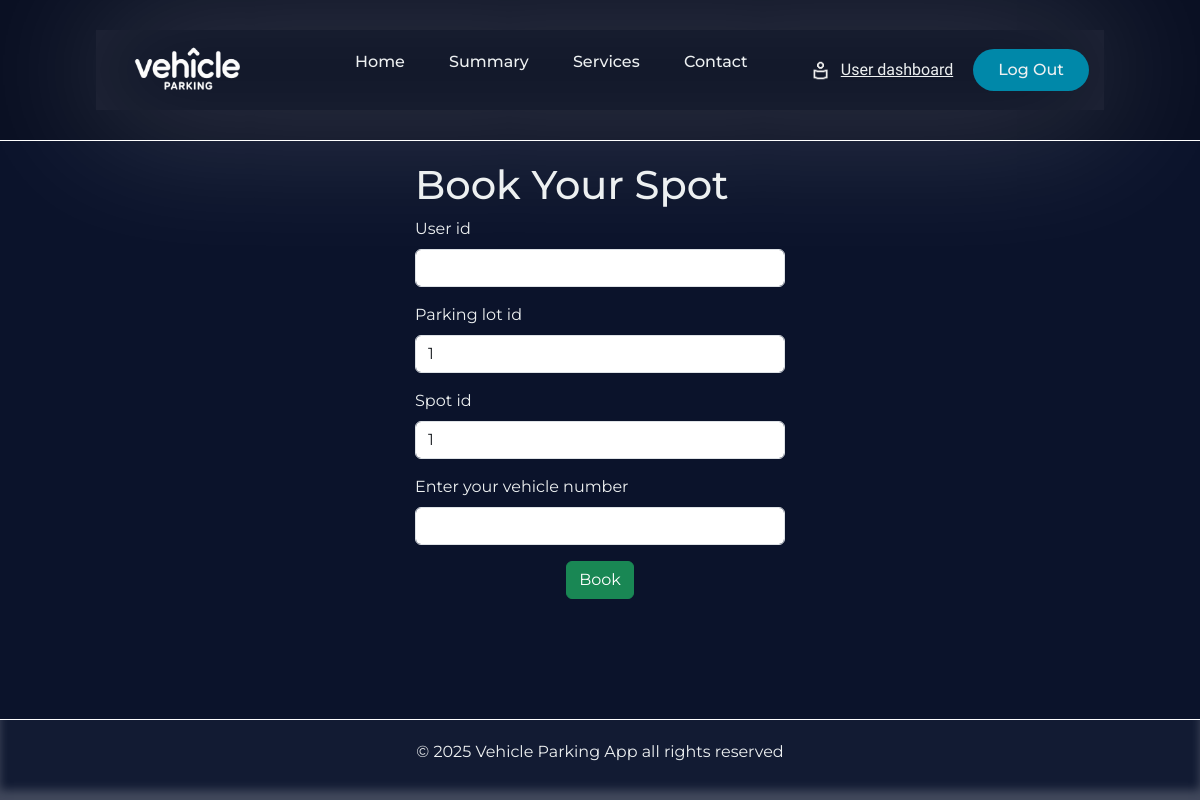
Before: /book-parking-spot/2/1 with the older database file.
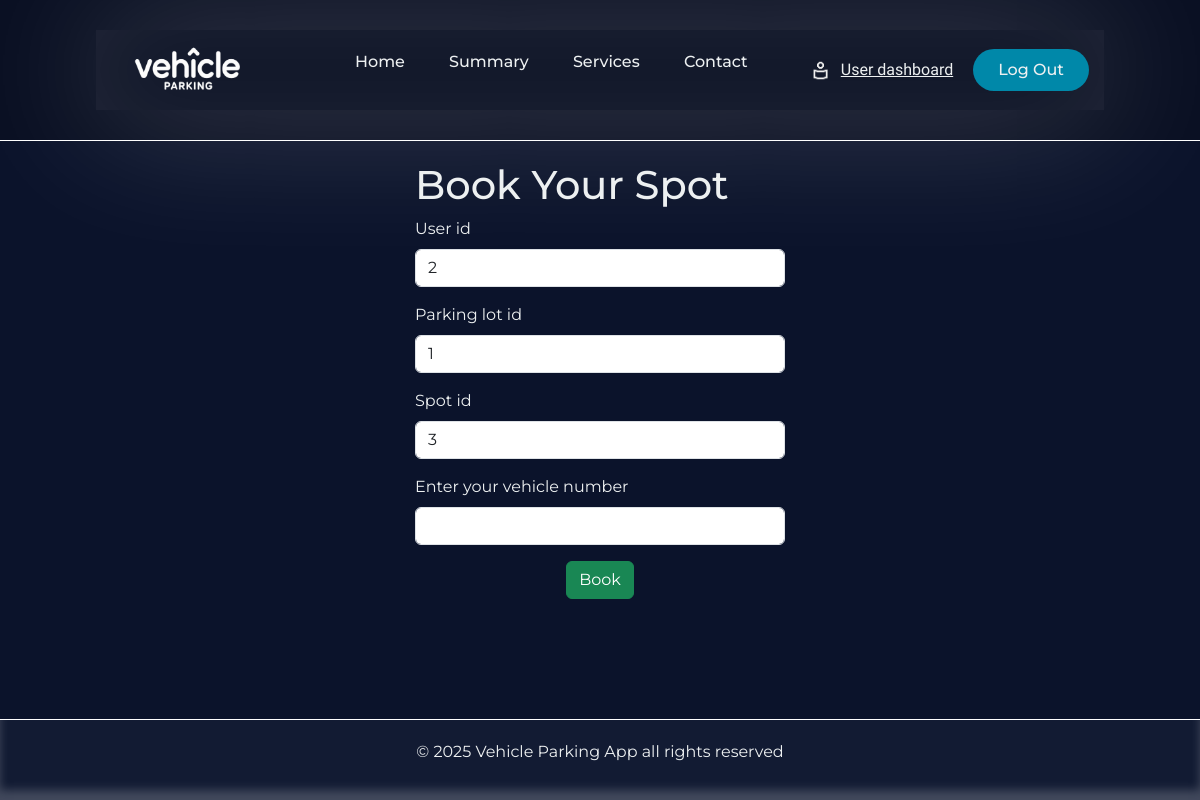
After: the same page with the newer database file.
### Application/models.py (models this page shows)
class Parkingspots(db.Model):
    __tablename__='parking_spots'
    id=db.Column(db.Integer,primary_key=True)
    lot_id=db.Column(db.Integer,db.ForeignKey('parking_lot.id'),nullable=False)
    spot_number=db.Column(db.Integer,nullable=False)
    status=db.Column(db.String(20),default='Available',nullable=False) # A= Available,O=Occupied
    record=db.relationship('Parkingrecords',backref='spot',lazy=True)

class User(db.Model):
    __tablename__='user'
    id=db.Column(db.Integer,primary_key=True)
    name=db.Column(db.String(80),nullable=False)
    email=db.Column(db.String(150),unique=True,nullable=False)
    password=db.Column(db.String(512),nullable=False)
    address=db.Column(db.String(250),nullable=False)
    pincode=db.Column(db.String(6),nullable=False)
    role=db.Column(db.String(10),default='user',nullable=False)
    record=db.relationship('Parkingrecords',backref='user',lazy=True)

### Application/controllers.py (the view, shortened to what this page needs)
@app.route('/book-parking-spot/<int:user_id>/<int:lot_id>',methods=['GET','POST'])
def book_parking_lot(user_id,lot_id):
    spot_details=Parkingspots.query.filter_by(lot_id=lot_id,status='A').first()
    user_details=User.query.filter_by(role='user',id=user_id).first()
    parking_lot_details=Parkinglot.query.filter_by(id=lot_id).first()
    if spot_details==None:
        return "No spot available"
    return render_template('book_parkingspot.html',spot_details=spot_details,user_details=user_details,parking_lot_details=parking_lot_details)

### templates/book_parkingspot.html (shortened to what this page needs)
{% extends 'user_base.html' %}
{% block content %}
                <div class="form_canvas">
                    <div id="book-lot-card" class="form-card">
                        <h1>Book Your Spot</h1>
                        <form action="/book-parking-spot/{{ user_details.id }}/{{ parking_lot_details.id }}" method="POST">
                        <div class="mb-3" >
                            <label for="user-id" class="form-label">User id</label>
                            <input type="text" class="form-control" id="user-id"  name="user_id" value="{{ user_details.id }}" readonly>
                        </div>
                        <div class="mb-3" >
                            <label for="lot-id" class="form-label">Parking lot id</label>
                            <input type="text" class="form-control" id="lot-id"  name="lot_id" value="{{ parking_lot_details.id }}" readonly>
                        </div>
                        <div class="mb-3" >
                            <label for="spot-id" class="form-label">Spot id</label>
                            <input type="text" class="form-control" id="spot-id"  name="spot_id" value="{{ spot_details.id }}" readonly>
                        </div>
                        <div class="mb-3" >
                            <label for="vehicle-number" class="form-label">Enter your vehicle number</label>
                            <input type="text" class="form-control" id="vehicle-number"  name="vehicle_number"  required>
                        </div>
                        <div style="text-align: center;">
                            <input type="submit" class="btn btn-success" value="Book">
                            <br>
                        </div>
                        </form>
                    </div>
                </div>
{% endblock %}

Changed rows visible on the page:
no longer on this page (row edited): Parkingspots: spot_id "1"
added User: user_id "2"
now on this page (row unchanged): Parkingspots: spot_id "3"
